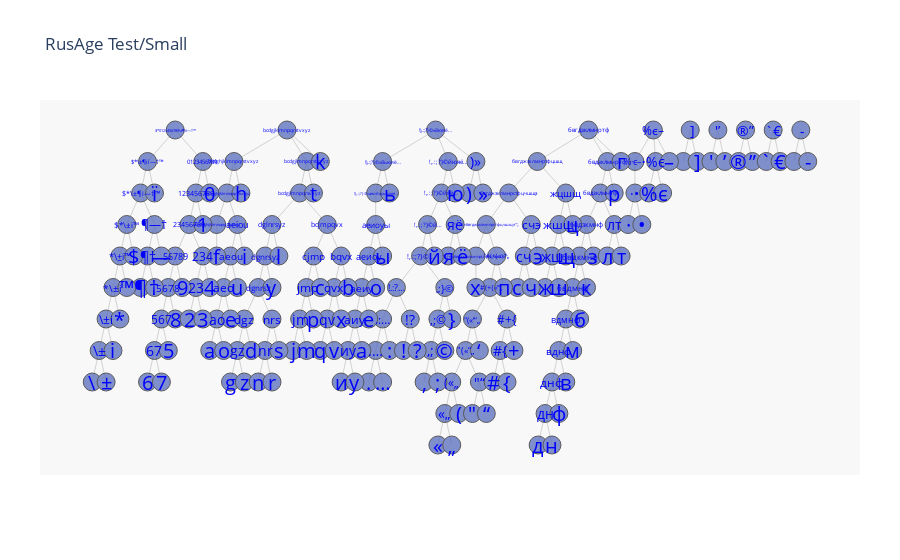

Here is the notebook cell this chart was saved with:
### Code cell
nodes, edges = dict2graph(dicastree)
igraph_draw(nodes,edges,'RusAge Test/Small')

### Figure 1 — Plotly figure (JSON) as saved in the notebook; plotly's stock layout.template omitted (floating-point values rounded to 4 significant figures; data arrays with more than 128 entries replaced by an {"elided": "..."} marker saying what was removed)
{"data": [{"hoverinfo": "none", "line": {"color": "rgb(210,210,210)", "width": 1}, "mode": "lines", "type": "scatter", "x": {"elided": "612 float values"}, "y": {"elided": "612 int values"}}, {"hoverinfo": "text", "marker": {"color": "#6175c1", "line": {"color": "rgb(50,50,50)", "width": 1}, "size": 18, "symbol": "circle"}, "mode": "markers", "name": "bla", "opacity": 0.8, "text": {"elided": "214 str values"}, "type": "scatter", "x": {"elided": "214 float values"}, "y": {"elided": "214 int values"}}], "layout": {"annotations": [{"font": {"color": "rgb(0,0,250)", "size": 4}, "showarrow": false, "text": "\"#(+{«бвгджзклмнпрстфхцчшщэ‘“„", "x": -8.015, "xref": "x", "y": 17, "yref": "y"}, {"font": {"color": "rgb(0,0,250)", "size": 4}, "showarrow": false, "text": "\"#(+{«бвгджзклмнпрстфцчшщэ‘“„", "x": -7.265, "xref": "x", "y": 18, "yref": "y"}, {"font": {"color": "rgb(0,0,250)", "size": 4}, "showarrow": false, "text": "abcdefghijklmnopqrstuvxyz", "x": -26.76, "xref": "x", "y": 18, "yref": "y"}, {"font": {"color": "rgb(0,0,250)", "size": 4}, "showarrow": false, "text": "abcdeghijklmnopqrstuvxyz", "x": -26.01, "xref": "x", "y": 19, "yref": "y"}, {"font": {"color": "rgb(0,0,250)", "size": 4}, "showarrow": false, "text": "!),.:;?}©»аеийоуыьюяё…", "x": -15.26, "xref": "x", "y": 19, "yref": "y"}, {"font": {"color": "rgb(0,0,250)", "size": 4}, "showarrow": false, "text": "$*0123456789\\±¶ії—†™", "x": -29.76, "xref": "x", "y": 21, "yref": "y"}, {"font": {"color": "rgb(0,0,250)", "size": 5}, "showarrow": false, "text": "бвгджзклмнрстфцчшщэ", "x": -5.64, "xref": "x", "y": 19, "yref": "y"}, {"font": {"color": "rgb(0,0,250)", "size": 5}, "showarrow": false, "text": "bcdghjklmnpqrstvxyz", "x": -25.51, "xref": "x", "y": 20, "yref": "y"}, {"font": {"color": "rgb(0,0,250)", "size": 5}, "showarrow": false, "text": "bcdgjklmnpqrstvxyz", "x": -21.68, "xref": "x", "y": 21, "yref": "y"}, {"font": {"color": "rgb(0,0,250)", "size": 5}, "showarrow": false, "text": "bcdgjlmnpqrstvxyz", "x": -20.26, "xref": "x", "y": 20, "yref": "y"}, {"font": {"color": "rgb(0,0,250)", "size": 5}, "showarrow": false, "text": "бвгджзклмнртфцшщ", "x": -3.577, "xref": "x", "y": 20, "yref": "y"}, {"font": {"color": "rgb(0,0,250)", "size": 5}, "showarrow": false, "text": "!),.:;?}©»йьюяё…", "x": -14.76, "xref": "x", "y": 20, "yref": "y"}, {"font": {"color": "rgb(0,0,250)", "size": 5}, "showarrow": false, "text": "bcdgjlmnpqrsvxyz", "x": -20.76, "xref": "x", "y": 19, "yref": "y"}, {"font": {"color": "rgb(0,0,250)", "size": 5}, "showarrow": false, "text": "!),.:;?}©»йюяё…", "x": -10.93, "xref": "x", "y": 21, "yref": "y"}, {"font": {"color": "rgb(0,0,250)", "size": 6}, "showarrow": false, "text": "!,.:;?}©йюяё…", "x": -10.01, "xref": "x", "y": 20, "yref": "y"}, {"font": {"color": "rgb(0,0,250)", "size": 6}, "showarrow": false, "text": "!,.:;?}©йяё…", "x": -10.51, "xref": "x", "y": 19, "yref": "y"}, {"font": {"color": "rgb(0,0,250)", "size": 6}, "showarrow": false, "text": "бвгдзклмнртф", "x": 0.1313, "xref": "x", "y": 21, "yref": "y"}, {"font": {"color": "rgb(0,0,250)", "size": 6}, "showarrow": false, "text": "бвдзклмнртф", "x": 1.485, "xref": "x", "y": 20, "yref": "y"}, {"font": {"color": "rgb(0,0,250)", "size": 6}, "showarrow": false, "text": "бвдзклмнтф", "x": 0.9854, "xref": "x", "y": 19, "yref": "y"}, {"font": {"color": "rgb(0,0,250)", "size": 6}, "showarrow": false, "text": "!,.:;?}©й…", "x": -11.51, "xref": "x", "y": 18, "yref": "y"}, {"font": {"color": "rgb(0,0,250)", "size": 6}, "showarrow": false, "text": "\"#(+{«п‘“„", "x": -6.515, "xref": "x", "y": 17, "yref": "y"}, {"font": {"color": "rgb(0,0,250)", "size": 6}, "showarrow": false, "text": "$*\\±¶ії—†™", "x": -31.76, "xref": "x", "y": 20, "yref": "y"}, {"font": {"color": "rgb(0,0,250)", "size": 6}, "showarrow": false, "text": "0123456789", "x": -27.76, "xref": "x", "y": 20, "yref": "y"}, {"font": {"color": "rgb(0,0,250)", "size": 7}, "showarrow": false, "text": "\"#(+{«‘“„", "x": -7.015, "xref": "x", "y": 16, "yref": "y"}, {"font": {"color": "rgb(0,0,250)", "size": 7}, "showarrow": false, "text": "!,.:;?}©…", "x": -12.01, "xref": "x", "y": 17, "yref": "y"}, {"font": {"color": "rgb(0,0,250)", "size": 7}, "showarrow": false, "text": "$*\\±¶і—†™", "x": -32.26, "xref": "x", "y": 19, "yref": "y"}, {"font": {"color": "rgb(0,0,250)", "size": 7}, "showarrow": false, "text": "123456789", "x": -28.26, "xref": "x", "y": 19, "yref": "y"}, {"font": {"color": "rgb(0,0,250)", "size": 7}, "showarrow": false, "text": "бвдзкмнф", "x": -0.01458, "xref": "x", "y": 18, "yref": "y"}, {"font": {"color": "rgb(0,0,250)", "size": 7}, "showarrow": false, "text": "23456789", "x": -28.76, "xref": "x", "y": 18, "yref": "y"}, {"font": {"color": "rgb(0,0,250)", "size": 7}, "showarrow": false, "text": "dglnrsyz", "x": -22.76, "xref": "x", "y": 18, "yref": "y"}, {"font": {"color": "rgb(0,0,250)", "size": 7}, "showarrow": false, "text": "bcjmpqvx", "x": -18.76, "xref": "x", "y": 18, "yref": "y"}, {"font": {"color": "rgb(0,0,250)", "size": 8}, "showarrow": false, "text": "бвдкмнф", "x": -0.5146, "xref": "x", "y": 17, "yref": "y"}, {"font": {"color": "rgb(0,0,250)", "size": 8}, "showarrow": false, "text": "dgnrsyz", "x": -23.26, "xref": "x", "y": 17, "yref": "y"}, {"font": {"color": "rgb(0,0,250)", "size": 8}, "showarrow": false, "text": "бвдмнф", "x": -1.015, "xref": "x", "y": 16, "yref": "y"}, {"font": {"color": "rgb(0,0,250)", "size": 8}, "showarrow": false, "text": "\"(«‘“„", "x": -8.265, "xref": "x", "y": 15, "yref": "y"}, {"font": {"color": "rgb(0,0,250)", "size": 8}, "showarrow": false, "text": "аеиоуы", "x": -15.26, "xref": "x", "y": 18, "yref": "y"}, {"font": {"color": "rgb(0,0,250)", "size": 8}, "showarrow": false, "text": "$*\\±і™", "x": -33.26, "xref": "x", "y": 18, "yref": "y"}, {"font": {"color": "rgb(0,0,250)", "size": 8}, "showarrow": false, "text": "dgnrsz", "x": -23.76, "xref": "x", "y": 16, "yref": "y"}, {"font": {"color": "rgb(0,0,250)", "size": 9}, "showarrow": false, "text": "!.:?…", "x": -13.76, "xref": "x", "y": 16, "yref": "y"}, {"font": {"color": "rgb(0,0,250)", "size": 9}, "showarrow": false, "text": "вдмнф", "x": -1.515, "xref": "x", "y": 15, "yref": "y"}, {"font": {"color": "rgb(0,0,250)", "size": 9}, "showarrow": false, "text": "\"(«“„", "x": -8.765, "xref": "x", "y": 14, "yref": "y"}, {"font": {"color": "rgb(0,0,250)", "size": 9}, "showarrow": false, "text": "аеиоу", "x": -15.76, "xref": "x", "y": 17, "yref": "y"}, {"font": {"color": "rgb(0,0,250)", "size": 9}, "showarrow": false, "text": "*\\±і™", "x": -33.76, "xref": "x", "y": 17, "yref": "y"}, {"font": {"color": "rgb(0,0,250)", "size": 9}, "showarrow": false, "text": "56789", "x": -29.76, "xref": "x", "y": 17, "yref": "y"}, {"font": {"color": "rgb(0,0,250)", "size": 9}, "showarrow": false, "text": "aeiou", "x": -25.26, "xref": "x", "y": 18, "yref": "y"}, {"font": {"color": "rgb(0,0,250)", "size": 9}, "showarrow": false, "text": "%·є–•", "x": 3.485, "xref": "x", "y": 20, "yref": "y"}, {"font": {"color": "rgb(0,0,250)", "size": 10}, "showarrow": false, "text": "5678", "x": -30.26, "xref": "x", "y": 16, "yref": "y"}, {"font": {"color": "rgb(0,0,250)", "size": 10}, "showarrow": false, "text": "вднф", "x": -2.015, "xref": "x", "y": 14, "yref": "y"}, {"font": {"color": "rgb(0,0,250)", "size": 10}, "showarrow": false, "text": ",;}©", "x": -10.26, "xref": "x", "y": 16, "yref": "y"}, {"font": {"color": "rgb(0,0,250)", "size": 10}, "showarrow": false, "text": "аеиу", "x": -16.26, "xref": "x", "y": 16, "yref": "y"}, {"font": {"color": "rgb(0,0,250)", "size": 10}, "showarrow": false, "text": "*\\±і", "x": -34.26, "xref": "x", "y": 16, "yref": "y"}, {"font": {"color": "rgb(0,0,250)", "size": 10}, "showarrow": false, "text": "жцшщ", "x": -1.515, "xref": "x", "y": 19, "yref": "y"}, {"font": {"color": "rgb(0,0,250)", "size": 10}, "showarrow": false, "text": "cjmp", "x": -19.76, "xref": "x", "y": 17, "yref": "y"}, {"font": {"color": "rgb(0,0,250)", "size": 10}, "showarrow": false, "text": "aeou", "x": -25.76, "xref": "x", "y": 17, "yref": "y"}, {"font": {"color": "rgb(0,0,250)", "size": 10}, "showarrow": false, "text": "bqvx", "x": -17.76, "xref": "x", "y": 17, "yref": "y"}, {"font": {"color": "rgb(0,0,250)", "size": 12}, "showarrow": false, "text": "(«„", "x": -9.765, "xref": "x", "y": 13, "yref": "y"}, {"font": {"color": "rgb(0,0,250)", "size": 12}, "showarrow": false, "text": ".:…", "x": -14.76, "xref": "x", "y": 15, "yref": "y"}, {"font": {"color": "rgb(0,0,250)", "size": 12}, "showarrow": false, "text": "567", "x": -30.76, "xref": "x", "y": 15, "yref": "y"}, {"font": {"color": "rgb(0,0,250)", "size": 12}, "showarrow": false, "text": "\\±і", "x": -34.76, "xref": "x", "y": 15, "yref": "y"}, {"font": {"color": "rgb(0,0,250)", "size": 12}, "showarrow": false, "text": ",;©", "x": -10.76, "xref": "x", "y": 15, "yref": "y"}, {"font": {"color": "rgb(0,0,250)", "size": 12}, "showarrow": false, "text": "днф", "x": -2.515, "xref": "x", "y": 13, "yref": "y"}, {"font": {"color": "rgb(0,0,250)", "size": 12}, "showarrow": false, "text": "аиу", "x": -16.76, "xref": "x", "y": 15, "yref": "y"}, {"font": {"color": "rgb(0,0,250)", "size": 12}, "showarrow": false, "text": "#+{", "x": -5.765, "xref": "x", "y": 15, "yref": "y"}, {"font": {"color": "rgb(0,0,250)", "size": 12}, "showarrow": false, "text": "¶—†", "x": -31.26, "xref": "x", "y": 18, "yref": "y"}, {"font": {"color": "rgb(0,0,250)", "size": 12}, "showarrow": false, "text": "жшщ", "x": -2.015, "xref": "x", "y": 18, "yref": "y"}, {"font": {"color": "rgb(0,0,250)", "size": 12}, "showarrow": false, "text": "jmp", "x": -20.26, "xref": "x", "y": 16, "yref": "y"}, {"font": {"color": "rgb(0,0,250)", "size": 12}, "showarrow": false, "text": "счэ", "x": -4.015, "xref": "x", "y": 18, "yref": "y"}, {"font": {"color": "rgb(0,0,250)", "size": 12}, "showarrow": false, "text": "qvx", "x": -18.26, "xref": "x", "y": 16, "yref": "y"}, {"font": {"color": "rgb(0,0,250)", "size": 12}, "showarrow": false, "text": "234", "x": -27.76, "xref": "x", "y": 17, "yref": "y"}, {"font": {"color": "rgb(0,0,250)", "size": 12}, "showarrow": false, "text": "dgz", "x": -24.76, "xref": "x", "y": 15, "yref": "y"}, {"font": {"color": "rgb(0,0,250)", "size": 12}, "showarrow": false, "text": "nrs", "x": -22.76, "xref": "x", "y": 15, "yref": "y"}, {"font": {"color": "rgb(0,0,250)", "size": 12}, "showarrow": false, "text": "aeo", "x": -26.26, "xref": "x", "y": 16, "yref": "y"}, {"font": {"color": "rgb(0,0,250)", "size": 12}, "showarrow": false, "text": "%є–", "x": 4.819, "xref": "x", "y": 21, "yref": "y"}, {"font": {"color": "rgb(0,0,250)", "size": 14}, "showarrow": false, "text": "\\±", "x": -35.26, "xref": "x", "y": 14, "yref": "y"}, {"font": {"color": "rgb(0,0,250)", "size": 14}, "showarrow": false, "text": ",;", "x": -11.26, "xref": "x", "y": 14, "yref": "y"}, {"font": {"color": "rgb(0,0,250)", "size": 14}, "showarrow": false, "text": "«„", "x": -10.26, "xref": "x", "y": 12, "yref": "y"}, {"font": {"color": "rgb(0,0,250)", "size": 14}, "showarrow": false, "text": ".…", "x": -15.26, "xref": "x", "y": 14, "yref": "y"}, {"font": {"color": "rgb(0,0,250)", "size": 14}, "showarrow": false, "text": "67", "x": -31.26, "xref": "x", "y": 14, "yref": "y"}, {"font": {"color": "rgb(0,0,250)", "size": 14}, "showarrow": false, "text": "¶†", "x": -31.76, "xref": "x", "y": 17, "yref": "y"}, {"font": {"color": "rgb(0,0,250)", "size": 14}, "showarrow": false, "text": "!?", "x": -12.76, "xref": "x", "y": 15, "yref": "y"}, {"font": {"color": "rgb(0,0,250)", "size": 14}, "showarrow": false, "text": "дн", "x": -3.015, "xref": "x", "y": 12, "yref": "y"}, {"font": {"color": "rgb(0,0,250)", "size": 14}, "showarrow": false, "text": "\"“", "x": -7.765, "xref": "x", "y": 13, "yref": "y"}, {"font": {"color": "rgb(0,0,250)", "size": 14}, "showarrow": false, "text": "#{", "x": -6.265, "xref": "x", "y": 14, "yref": "y"}, {"font": {"color": "rgb(0,0,250)", "size": 14}, "showarrow": false, "text": "иу", "x": -17.26, "xref": "x", "y": 14, "yref": "y"}, {"font": {"color": "rgb(0,0,250)", "size": 14}, "showarrow": false, "text": ")»", "x": -8.015, "xref": "x", "y": 20, "yref": "y"}, {"font": {"color": "rgb(0,0,250)", "size": 14}, "showarrow": false, "text": "%є", "x": 4.985, "xref": "x", "y": 20, "yref": "y"}, {"font": {"color": "rgb(0,0,250)", "size": 14}, "showarrow": false, "text": "жш", "x": -2.515, "xref": "x", "y": 17, "yref": "y"}, {"font": {"color": "rgb(0,0,250)", "size": 14}, "showarrow": false, "text": "qv", "x": -18.76, "xref": "x", "y": 15, "yref": "y"}, {"font": {"color": "rgb(0,0,250)", "size": 14}, "showarrow": false, "text": "сч", "x": -4.515, "xref": "x", "y": 17, "yref": "y"}, {"font": {"color": "rgb(0,0,250)", "size": 14}, "showarrow": false, "text": "\n]", "x": 7.485, "xref": "x", "y": 21, "yref": "y"}, {"font": {"color": "rgb(0,0,250)", "size": 14}, "showarrow": false, "text": "·•", "x": 3.485, "xref": "x", "y": 19, "yref": "y"}, {"font": {"color": "rgb(0,0,250)", "size": 14}, "showarrow": false, "text": "jm", "x": -20.76, "xref": "x", "y": 15, "yref": "y"}, {"font": {"color": "rgb(0,0,250)", "size": 14}, "showarrow": false, "text": "gz", "x": -25.26, "xref": "x", "y": 14, "yref": "y"}, {"font": {"color": "rgb(0,0,250)", "size": 14}, "showarrow": false, "text": "яё", "x": -9.515, "xref": "x", "y": 18, "yref": "y"}, {"font": {"color": "rgb(0,0,250)", "size": 14}, "showarrow": false, "text": "лт", "x": 1.985, "xref": "x", "y": 18, "yref": "y"}, {"font": {"color": "rgb(0,0,250)", "size": 14}, "showarrow": false, "text": "'’", "x": 9.485, "xref": "x", "y": 21, "yref": "y"}, {"font": {"color": "rgb(0,0,250)", "size": 14}, "showarrow": false, "text": "23", "x": -28.26, "xref": "x", "y": 16, "yref": "y"}, {"font": {"color": "rgb(0,0,250)", "size": 14}, "showarrow": false, "text": "nr", "x": -23.26, "xref": "x", "y": 14, "yref": "y"}, {"font": {"color": "rgb(0,0,250)", "size": 14}, "showarrow": false, "text": "ao", "x": -26.76, "xref": "x", "y": 15, "yref": "y"}, {"font": {"color": "rgb(0,0,250)", "size": 14}, "showarrow": false, "text": "®”", "x": 11.49, "xref": "x", "y": 21, "yref": "y"}, {"font": {"color": "rgb(0,0,250)", "size": 14}, "showarrow": false, "text": "`€", "x": 13.49, "xref": "x", "y": 21, "yref": "y"}, {"font": {"color": "rgb(0,0,250)", "size": 14}, "showarrow": false, "text": " -", "x": 15.49, "xref": "x", "y": 21, "yref": "y"}, {"font": {"color": "rgb(0,0,250)", "size": 20}, "showarrow": false, "text": "\\", "x": -35.76, "xref": "x", "y": 13, "yref": "y"}, {"font": {"color": "rgb(0,0,250)", "size": 20}, "showarrow": false, "text": "±", "x": -34.76, "xref": "x", "y": 13, "yref": "y"}, {"font": {"color": "rgb(0,0,250)", "size": 20}, "showarrow": false, "text": ",", "x": -11.76, "xref": "x", "y": 13, "yref": "y"}, {"font": {"color": "rgb(0,0,250)", "size": 20}, "showarrow": false, "text": ";", "x": -10.76, "xref": "x", "y": 13, "yref": "y"}, {"font": {"color": "rgb(0,0,250)", "size": 20}, "showarrow": false, "text": "«", "x": -10.76, "xref": "x", "y": 11, "yref": "y"}, {"font": {"color": "rgb(0,0,250)", "size": 20}, "showarrow": false, "text": "„", "x": -9.765, "xref": "x", "y": 11, "yref": "y"}, {"font": {"color": "rgb(0,0,250)", "size": 20}, "showarrow": false, "text": ".", "x": -15.76, "xref": "x", "y": 13, "yref": "y"}, {"font": {"color": "rgb(0,0,250)", "size": 20}, "showarrow": false, "text": "…", "x": -14.76, "xref": "x", "y": 13, "yref": "y"}, {"font": {"color": "rgb(0,0,250)", "size": 20}, "showarrow": false, "text": "(", "x": -9.265, "xref": "x", "y": 12, "yref": "y"}, {"font": {"color": "rgb(0,0,250)", "size": 20}, "showarrow": false, "text": ":", "x": -14.26, "xref": "x", "y": 14, "yref": "y"}, {"font": {"color": "rgb(0,0,250)", "size": 20}, "showarrow": false, "text": "6", "x": -31.76, "xref": "x", "y": 13, "yref": "y"}, {"font": {"color": "rgb(0,0,250)", "size": 20}, "showarrow": false, "text": "7", "x": -30.76, "xref": "x", "y": 13, "yref": "y"}, {"font": {"color": "rgb(0,0,250)", "size": 20}, "showarrow": false, "text": "¶", "x": -32.26, "xref": "x", "y": 16, "yref": "y"}, {"font": {"color": "rgb(0,0,250)", "size": 20}, "showarrow": false, "text": "†", "x": -31.26, "xref": "x", "y": 16, "yref": "y"}, {"font": {"color": "rgb(0,0,250)", "size": 20}, "showarrow": false, "text": "5", "x": -30.26, "xref": "x", "y": 14, "yref": "y"}, {"font": {"color": "rgb(0,0,250)", "size": 20}, "showarrow": false, "text": "!", "x": -13.26, "xref": "x", "y": 14, "yref": "y"}, {"font": {"color": "rgb(0,0,250)", "size": 20}, "showarrow": false, "text": "?", "x": -12.26, "xref": "x", "y": 14, "yref": "y"}, {"font": {"color": "rgb(0,0,250)", "size": 20}, "showarrow": false, "text": "і", "x": -34.26, "xref": "x", "y": 14, "yref": "y"}, {"font": {"color": "rgb(0,0,250)", "size": 20}, "showarrow": false, "text": "д", "x": -3.515, "xref": "x", "y": 11, "yref": "y"}, {"font": {"color": "rgb(0,0,250)", "size": 20}, "showarrow": false, "text": "н", "x": -2.515, "xref": "x", "y": 11, "yref": "y"}, {"font": {"color": "rgb(0,0,250)", "size": 20}, "showarrow": false, "text": "©", "x": -10.26, "xref": "x", "y": 14, "yref": "y"}, {"font": {"color": "rgb(0,0,250)", "size": 20}, "showarrow": false, "text": "\"", "x": -8.265, "xref": "x", "y": 12, "yref": "y"}, {"font": {"color": "rgb(0,0,250)", "size": 20}, "showarrow": false, "text": "“", "x": -7.265, "xref": "x", "y": 12, "yref": "y"}, {"font": {"color": "rgb(0,0,250)", "size": 20}, "showarrow": false, "text": "#", "x": -6.765, "xref": "x", "y": 13, "yref": "y"}, {"font": {"color": "rgb(0,0,250)", "size": 20}, "showarrow": false, "text": "{", "x": -5.765, "xref": "x", "y": 13, "yref": "y"}, {"font": {"color": "rgb(0,0,250)", "size": 20}, "showarrow": false, "text": "8", "x": -29.76, "xref": "x", "y": 15, "yref": "y"}, {"font": {"color": "rgb(0,0,250)", "size": 20}, "showarrow": false, "text": "ф", "x": -2.015, "xref": "x", "y": 12, "yref": "y"}, {"font": {"color": "rgb(0,0,250)", "size": 20}, "showarrow": false, "text": "в", "x": -1.515, "xref": "x", "y": 13, "yref": "y"}, {"font": {"color": "rgb(0,0,250)", "size": 20}, "showarrow": false, "text": "м", "x": -1.015, "xref": "x", "y": 14, "yref": "y"}, {"font": {"color": "rgb(0,0,250)", "size": 20}, "showarrow": false, "text": "и", "x": -17.76, "xref": "x", "y": 13, "yref": "y"}, {"font": {"color": "rgb(0,0,250)", "size": 20}, "showarrow": false, "text": "у", "x": -16.76, "xref": "x", "y": 13, "yref": "y"}, {"font": {"color": "rgb(0,0,250)", "size": 20}, "showarrow": false, "text": ")", "x": -8.515, "xref": "x", "y": 19, "yref": "y"}, {"font": {"color": "rgb(0,0,250)", "size": 20}, "showarrow": false, "text": "»", "x": -7.515, "xref": "x", "y": 19, "yref": "y"}, {"font": {"color": "rgb(0,0,250)", "size": 20}, "showarrow": false, "text": "}", "x": -9.765, "xref": "x", "y": 15, "yref": "y"}, {"font": {"color": "rgb(0,0,250)", "size": 20}, "showarrow": false, "text": "а", "x": -16.26, "xref": "x", "y": 14, "yref": "y"}, {"font": {"color": "rgb(0,0,250)", "size": 20}, "showarrow": false, "text": "е", "x": -15.76, "xref": "x", "y": 15, "yref": "y"}, {"font": {"color": "rgb(0,0,250)", "size": 20}, "showarrow": false, "text": "о", "x": -15.26, "xref": "x", "y": 16, "yref": "y"}, {"font": {"color": "rgb(0,0,250)", "size": 20}, "showarrow": false, "text": "*", "x": -33.76, "xref": "x", "y": 15, "yref": "y"}, {"font": {"color": "rgb(0,0,250)", "size": 20}, "showarrow": false, "text": "+", "x": -5.265, "xref": "x", "y": 14, "yref": "y"}, {"font": {"color": "rgb(0,0,250)", "size": 20}, "showarrow": false, "text": "б", "x": -0.5146, "xref": "x", "y": 15, "yref": "y"}, {"font": {"color": "rgb(0,0,250)", "size": 20}, "showarrow": false, "text": "—", "x": -30.76, "xref": "x", "y": 17, "yref": "y"}, {"font": {"color": "rgb(0,0,250)", "size": 20}, "showarrow": false, "text": "‘", "x": -7.765, "xref": "x", "y": 14, "yref": "y"}, {"font": {"color": "rgb(0,0,250)", "size": 20}, "showarrow": false, "text": "к", "x": -0.01458, "xref": "x", "y": 16, "yref": "y"}, {"font": {"color": "rgb(0,0,250)", "size": 20}, "showarrow": false, "text": "%", "x": 4.485, "xref": "x", "y": 19, "yref": "y"}, {"font": {"color": "rgb(0,0,250)", "size": 20}, "showarrow": false, "text": "є", "x": 5.485, "xref": "x", "y": 19, "yref": "y"}, {"font": {"color": "rgb(0,0,250)", "size": 20}, "showarrow": false, "text": "ж", "x": -3.015, "xref": "x", "y": 16, "yref": "y"}, {"font": {"color": "rgb(0,0,250)", "size": 20}, "showarrow": false, "text": "ш", "x": -2.015, "xref": "x", "y": 16, "yref": "y"}, {"font": {"color": "rgb(0,0,250)", "size": 20}, "showarrow": false, "text": "q", "x": -19.26, "xref": "x", "y": 14, "yref": "y"}, {"font": {"color": "rgb(0,0,250)", "size": 20}, "showarrow": false, "text": "v", "x": -18.26, "xref": "x", "y": 14, "yref": "y"}, {"font": {"color": "rgb(0,0,250)", "size": 20}, "showarrow": false, "text": "с", "x": -5.015, "xref": "x", "y": 16, "yref": "y"}, {"font": {"color": "rgb(0,0,250)", "size": 20}, "showarrow": false, "text": "ч", "x": -4.015, "xref": "x", "y": 16, "yref": "y"}, {"font": {"color": "rgb(0,0,250)", "size": 20}, "showarrow": false, "text": "\n", "x": 6.985, "xref": "x", "y": 20, "yref": "y"}, {"font": {"color": "rgb(0,0,250)", "size": 20}, "showarrow": false, "text": "]", "x": 7.985, "xref": "x", "y": 20, "yref": "y"}, {"font": {"color": "rgb(0,0,250)", "size": 20}, "showarrow": false, "text": "щ", "x": -1.515, "xref": "x", "y": 17, "yref": "y"}, {"font": {"color": "rgb(0,0,250)", "size": 20}, "showarrow": false, "text": "·", "x": 2.985, "xref": "x", "y": 18, "yref": "y"}, {"font": {"color": "rgb(0,0,250)", "size": 20}, "showarrow": false, "text": "•", "x": 3.985, "xref": "x", "y": 18, "yref": "y"}, {"font": {"color": "rgb(0,0,250)", "size": 20}, "showarrow": false, "text": "j", "x": -21.26, "xref": "x", "y": 14, "yref": "y"}, {"font": {"color": "rgb(0,0,250)", "size": 20}, "showarrow": false, "text": "m", "x": -20.26, "xref": "x", "y": 14, "yref": "y"}, {"font": {"color": "rgb(0,0,250)", "size": 20}, "showarrow": false, "text": "з", "x": 0.4854, "xref": "x", "y": 17, "yref": "y"}, {"font": {"color": "rgb(0,0,250)", "size": 20}, "showarrow": false, "text": "g", "x": -25.76, "xref": "x", "y": 13, "yref": "y"}, {"font": {"color": "rgb(0,0,250)", "size": 20}, "showarrow": false, "text": "z", "x": -24.76, "xref": "x", "y": 13, "yref": "y"}, {"font": {"color": "rgb(0,0,250)", "size": 20}, "showarrow": false, "text": "я", "x": -10.01, "xref": "x", "y": 17, "yref": "y"}, {"font": {"color": "rgb(0,0,250)", "size": 20}, "showarrow": false, "text": "ё", "x": -9.015, "xref": "x", "y": 17, "yref": "y"}, {"font": {"color": "rgb(0,0,250)", "size": 20}, "showarrow": false, "text": "™", "x": -33.26, "xref": "x", "y": 16, "yref": "y"}, {"font": {"color": "rgb(0,0,250)", "size": 20}, "showarrow": false, "text": "л", "x": 1.485, "xref": "x", "y": 17, "yref": "y"}, {"font": {"color": "rgb(0,0,250)", "size": 20}, "showarrow": false, "text": "т", "x": 2.485, "xref": "x", "y": 17, "yref": "y"}, {"font": {"color": "rgb(0,0,250)", "size": 20}, "showarrow": false, "text": "р", "x": 1.985, "xref": "x", "y": 19, "yref": "y"}, {"font": {"color": "rgb(0,0,250)", "size": 20}, "showarrow": false, "text": "й", "x": -11.01, "xref": "x", "y": 17, "yref": "y"}, {"font": {"color": "rgb(0,0,250)", "size": 20}, "showarrow": false, "text": "п", "x": -6.015, "xref": "x", "y": 16, "yref": "y"}, {"font": {"color": "rgb(0,0,250)", "size": 20}, "showarrow": false, "text": "p", "x": -19.76, "xref": "x", "y": 15, "yref": "y"}, {"font": {"color": "rgb(0,0,250)", "size": 20}, "showarrow": false, "text": "э", "x": -3.515, "xref": "x", "y": 17, "yref": "y"}, {"font": {"color": "rgb(0,0,250)", "size": 20}, "showarrow": false, "text": "x", "x": -17.76, "xref": "x", "y": 15, "yref": "y"}, {"font": {"color": "rgb(0,0,250)", "size": 20}, "showarrow": false, "text": "9", "x": -29.26, "xref": "x", "y": 16, "yref": "y"}, {"font": {"color": "rgb(0,0,250)", "size": 20}, "showarrow": false, "text": "'", "x": 8.985, "xref": "x", "y": 20, "yref": "y"}, {"font": {"color": "rgb(0,0,250)", "size": 20}, "showarrow": false, "text": "’", "x": 9.985, "xref": "x", "y": 20, "yref": "y"}, {"font": {"color": "rgb(0,0,250)", "size": 20}, "showarrow": false, "text": "ы", "x": -14.76, "xref": "x", "y": 17, "yref": "y"}, {"font": {"color": "rgb(0,0,250)", "size": 20}, "showarrow": false, "text": "г", "x": 2.485, "xref": "x", "y": 20, "yref": "y"}, {"font": {"color": "rgb(0,0,250)", "size": 20}, "showarrow": false, "text": "ц", "x": -1.015, "xref": "x", "y": 18, "yref": "y"}, {"font": {"color": "rgb(0,0,250)", "size": 20}, "showarrow": false, "text": "$", "x": -32.76, "xref": "x", "y": 17, "yref": "y"}, {"font": {"color": "rgb(0,0,250)", "size": 20}, "showarrow": false, "text": "c", "x": -19.26, "xref": "x", "y": 16, "yref": "y"}, {"font": {"color": "rgb(0,0,250)", "size": 20}, "showarrow": false, "text": "2", "x": -28.76, "xref": "x", "y": 15, "yref": "y"}, {"font": {"color": "rgb(0,0,250)", "size": 20}, "showarrow": false, "text": "3", "x": -27.76, "xref": "x", "y": 15, "yref": "y"}, {"font": {"color": "rgb(0,0,250)", "size": 20}, "showarrow": false, "text": "4", "x": -27.26, "xref": "x", "y": 16, "yref": "y"}, {"font": {"color": "rgb(0,0,250)", "size": 20}, "showarrow": false, "text": "n", "x": -23.76, "xref": "x", "y": 13, "yref": "y"}, {"font": {"color": "rgb(0,0,250)", "size": 20}, "showarrow": false, "text": "r", "x": -22.76, "xref": "x", "y": 13, "yref": "y"}, {"font": {"color": "rgb(0,0,250)", "size": 20}, "showarrow": false, "text": "ю", "x": -9.515, "xref": "x", "y": 19, "yref": "y"}, {"font": {"color": "rgb(0,0,250)", "size": 20}, "showarrow": false, "text": "d", "x": -24.26, "xref": "x", "y": 14, "yref": "y"}, {"font": {"color": "rgb(0,0,250)", "size": 20}, "showarrow": false, "text": "s", "x": -22.26, "xref": "x", "y": 14, "yref": "y"}, {"font": {"color": "rgb(0,0,250)", "size": 20}, "showarrow": false, "text": "a", "x": -27.26, "xref": "x", "y": 14, "yref": "y"}, {"font": {"color": "rgb(0,0,250)", "size": 20}, "showarrow": false, "text": "o", "x": -26.26, "xref": "x", "y": 14, "yref": "y"}, {"font": {"color": "rgb(0,0,250)", "size": 20}, "showarrow": false, "text": "e", "x": -25.76, "xref": "x", "y": 15, "yref": "y"}, {"font": {"color": "rgb(0,0,250)", "size": 20}, "showarrow": false, "text": "u", "x": -25.26, "xref": "x", "y": 16, "yref": "y"}, {"font": {"color": "rgb(0,0,250)", "size": 20}, "showarrow": false, "text": "i", "x": -24.76, "xref": "x", "y": 17, "yref": "y"}, {"font": {"color": "rgb(0,0,250)", "size": 20}, "showarrow": false, "text": "х", "x": -8.015, "xref": "x", "y": 16, "yref": "y"}, {"font": {"color": "rgb(0,0,250)", "size": 20}, "showarrow": false, "text": "–", "x": 5.985, "xref": "x", "y": 20, "yref": "y"}, {"font": {"color": "rgb(0,0,250)", "size": 20}, "showarrow": false, "text": "1", "x": -27.76, "xref": "x", "y": 18, "yref": "y"}, {"font": {"color": "rgb(0,0,250)", "size": 20}, "showarrow": false, "text": "ь", "x": -14.26, "xref": "x", "y": 19, "yref": "y"}, {"font": {"color": "rgb(0,0,250)", "size": 20}, "showarrow": false, "text": "y", "x": -22.76, "xref": "x", "y": 16, "yref": "y"}, {"font": {"color": "rgb(0,0,250)", "size": 20}, "showarrow": false, "text": "l", "x": -22.26, "xref": "x", "y": 17, "yref": "y"}, {"font": {"color": "rgb(0,0,250)", "size": 20}, "showarrow": false, "text": "b", "x": -17.26, "xref": "x", "y": 16, "yref": "y"}, {"font": {"color": "rgb(0,0,250)", "size": 20}, "showarrow": false, "text": "t", "x": -19.76, "xref": "x", "y": 19, "yref": "y"}, {"font": {"color": "rgb(0,0,250)", "size": 20}, "showarrow": false, "text": "k", "x": -19.26, "xref": "x", "y": 20, "yref": "y"}, {"font": {"color": "rgb(0,0,250)", "size": 20}, "showarrow": false, "text": "ї", "x": -31.26, "xref": "x", "y": 19, "yref": "y"}, {"font": {"color": "rgb(0,0,250)", "size": 20}, "showarrow": false, "text": "0", "x": -27.26, "xref": "x", "y": 19, "yref": "y"}, {"font": {"color": "rgb(0,0,250)", "size": 20}, "showarrow": false, "text": "h", "x": -25.01, "xref": "x", "y": 19, "yref": "y"}, {"font": {"color": "rgb(0,0,250)", "size": 20}, "showarrow": false, "text": "f", "x": -26.76, "xref": "x", "y": 17, "yref": "y"}, {"font": {"color": "rgb(0,0,250)", "size": 20}, "showarrow": false, "text": "®", "x": 10.99, "xref": "x", "y": 20, "yref": "y"}, {"font": {"color": "rgb(0,0,250)", "size": 20}, "showarrow": false, "text": "”", "x": 11.99, "xref": "x", "y": 20, "yref": "y"}, {"font": {"color": "rgb(0,0,250)", "size": 20}, "showarrow": false, "text": "`", "x": 12.99, "xref": "x", "y": 20, "yref": "y"}, {"font": {"color": "rgb(0,0,250)", "size": 20}, "showarrow": false, "text": "€", "x": 13.99, "xref": "x", "y": 20, "yref": "y"}, {"font": {"color": "rgb(0,0,250)", "size": 20}, "showarrow": false, "text": " ", "x": 14.99, "xref": "x", "y": 20, "yref": "y"}, {"font": {"color": "rgb(0,0,250)", "size": 20}, "showarrow": false, "text": "-", "x": 15.99, "xref": "x", "y": 20, "yref": "y"}], "font": {"size": 12}, "hovermode": "closest", "margin": {"b": 85, "l": 40, "r": 40, "t": 100}, "plot_bgcolor": "rgb(248,248,248)", "showlegend": false, "title": {"text": "RusAge Test/Small"}, "xaxis": {"showgrid": false, "showline": false, "showticklabels": false, "zeroline": false}, "yaxis": {"showgrid": false, "showline": false, "showticklabels": false, "zeroline": false}}}
